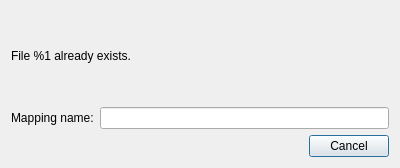
<?xml version="1.0" encoding="UTF-8"?>
<ui version="4.0">
 <class>FileExistsDialog</class>
 <widget class="QDialog" name="FileExistsDialog">
  <property name="geometry">
   <rect>
    <x>0</x>
    <y>0</y>
    <width>400</width>
    <height>168</height>
   </rect>
  </property>
  <property name="windowTitle">
   <string>File exists</string>
  </property>
  <layout class="QVBoxLayout" name="verticalLayout">
   <item>
    <widget class="QLabel" name="label_exists">
     <property name="text">
      <string>File %1 already exists.</string>
     </property>
    </widget>
   </item>
   <item>
    <layout class="QHBoxLayout" name="horizontalLayout">
     <item>
      <widget class="QLabel" name="label_name">
       <property name="text">
        <string>Mapping name:</string>
       </property>
      </widget>
     </item>
     <item>
      <widget class="QLineEdit" name="edit_name"/>
     </item>
    </layout>
   </item>
   <item>
    <widget class="QDialogButtonBox" name="button_box">
     <property name="orientation">
      <enum>Qt::Horizontal</enum>
     </property>
     <property name="standardButtons">
      <set>QDialogButtonBox::Cancel</set>
     </property>
    </widget>
   </item>
  </layout>
 </widget>
 <resources/>
 <connections>
  <connection>
   <sender>button_box</sender>
   <signal>accepted()</signal>
   <receiver>FileExistsDialog</receiver>
   <slot>accept()</slot>
   <hints>
    <hint type="sourcelabel">
     <x>248</x>
     <y>254</y>
    </hint>
    <hint type="destinationlabel">
     <x>157</x>
     <y>274</y>
    </hint>
   </hints>
  </connection>
  <connection>
   <sender>button_box</sender>
   <signal>rejected()</signal>
   <receiver>FileExistsDialog</receiver>
   <slot>reject()</slot>
   <hints>
    <hint type="sourcelabel">
     <x>316</x>
     <y>260</y>
    </hint>
    <hint type="destinationlabel">
     <x>286</x>
     <y>274</y>
    </hint>
   </hints>
  </connection>
 </connections>
</ui>
